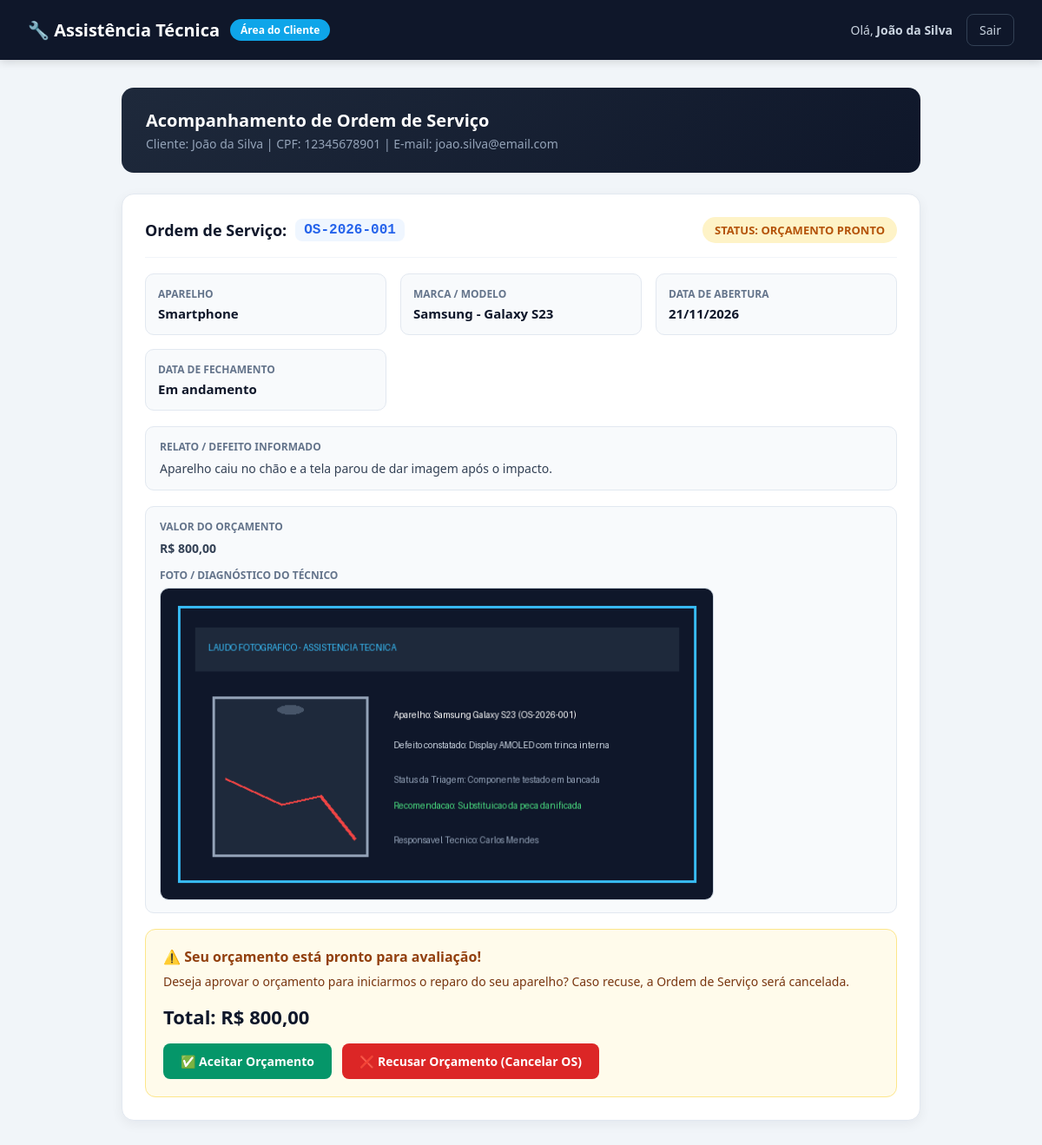
The page /cliente/ on the database its author committed.
### app/models.py (models this page shows, shortened)
class Cliente(models.Model):
    user = models.OneToOneField(User, on_delete= models.CASCADE, null= True, blank = True)
    nome = models.CharField(max_length=100)
    email = models.EmailField()
    telefone = models.CharField(max_length=15)
    endereco = models.CharField(max_length=200)
    cpf = models.CharField(max_length=11)
    senha_acesso = models.CharField(max_length=10, null=True, blank=True)

class OrdemServico(models.Model):
    STATUS_CHOICE = (
        ('AGUARDANDO TRIAGEM', 'Aguardando Triagem'),
        ('EM TRIAGEM', 'Em Triagem'),
        ('ORÇAMENTO PRONTO', 'Orçamento Pronto'),
        ('ORÇAMENTO ACEITO', 'Orçamento Aceito'),
        ('EM REPARO', 'Em Reparo'),
        ('TESTE', 'Teste'),
        ('PAGAMENTO FEITO', 'Pagamento Feito'),
        ('ENTREGUE', 'Entregue'),
        ('CANCELADO', 'Cancelado'),
    )
    def gerarNumeroOS():
        ano = datetime.date.today().year
        numero = OrdemServico.objects.filter(data_abertura__year=ano).count() + 1
        return f'OS-{ano}-{numero:03d}'
    numero_os = models.CharField(max_length=13, default=gerarNumeroOS)
    cliente = models.ForeignKey(Cliente, on_delete=models.CASCADE)
    aparelho = models.ForeignKey(Aparelho, on_delete=models.CASCADE)
    data_abertura = models.DateField()
    data_fechamento = models.DateField(null=True, blank=True)
    relato_cliente = models.TextField()
    Valor = models.ForeignKey(Orcamento, on_delete= models.CASCADE, null=True, blank=True)
    status = models.CharField(
        max_length=20,
        choices=STATUS_CHOICE,
        default = 'AGUARDANDO TRIAGEM'
    )

class Aparelho(models.Model):
    nome = models.CharField(max_length=100)
    marca = models.CharField(max_length=100)
    modelo = models.CharField(max_length=100)
    cliente = models.ForeignKey(Cliente, on_delete=models.CASCADE)
    descricao = models.TextField()

class Orcamento(models.Model):
    QtdeS = models.ForeignKey(itemServico, on_delete=models.CASCADE, related_name='orcamentos_qtdes')
    Val_unitarioS = models.ForeignKey(itemServico, on_delete= models.CASCADE, related_name='orcamentos_vals')
    QtdeP = models.ForeignKey(itemPeca, on_delete= models.CASCADE, related_name='orcamentos_qtdep')
    Val_unitarioP = models.ForeignKey(itemPeca, on_delete= models.CASCADE, related_name='orcamentos_valp')
    Imagem = models.BinaryField(null=True, blank=True)
    def calcularpreco(self=None):
        if self is None:
            return 0.0
        return self.QtdeS.QtdeS * self.Val_unitarioS.Val_unitarioS + self.QtdeP.QtdeP * self.Val_unitarioP.Val_unitarioP
    Valor = models.FloatField(default=calcularpreco)
    @property
    def imagem_base64(self):
        if self.Imagem:
            return base64.b64encode(bytes(self.Imagem)).decode('utf-8')
        return None

### app/views.py (the view, shortened to what this page needs)
# urls.py: path('cliente/', views.painel_cliente, name = 'painel_cliente'),
def painel_cliente(request):
    mensagem = None
    cliente_obj = None
    if request.user.is_authenticated and hasattr(request.user, 'cliente'):
        cliente_obj = request.user.cliente
    else:
        cliente_obj = Cliente.objects.first()
    ordens = OrdemServico.objects.filter(cliente=cliente_obj).order_by('-id') if cliente_obj else []
    contexto = {
        'cliente': cliente_obj,
        'ordens': ordens,
        'mensagem': mensagem,
    }
    return render(request, 'painel_cliente.html', contexto)

### app/templates/painel_cliente.html (shortened to what this page needs)
<!DOCTYPE html>
<html lang="pt-br">
<head>
</head>
<body>
    <header>
        <div class="brand">
            <h1>🔧 Assistência Técnica</h1>
            <span class="badge-role">Área do Cliente</span>
        </div>
        <div class="user-actions">
            {% if cliente %}
                <span>Olá, <strong>{{ cliente.nome }}</strong></span>
            {% endif %}
            <a href="{% url 'login' %}">Sair</a>
        </div>
    </header>
    <div class="container">
        {% if cliente %}
            <div class="welcome-banner">
                <div>
                    <h2>Acompanhamento de Ordem de Serviço</h2>
                    <p>Cliente: {{ cliente.nome }} | CPF: {{ cliente.cpf }} | E-mail: {{ cliente.email }}</p>
                </div>
            </div>
        {% endif %}
        {% for os in ordens %}
            <div class="os-card">
                <div class="os-header">
                    <div class="os-number">
                        Ordem de Serviço: <span>{{ os.numero_os }}</span>
                    </div>
                    <span class="status-pill
                        {% if os.status == 'ORÇAMENTO PRONTO' %}status-orcamento
                        {% elif os.status == 'ORÇAMENTO ACEITO' or os.status == 'ENTREGUE' %}status-aceito
                        {% elif os.status == 'CANCELADO' %}status-cancelado{% endif %}">
                        Status: {{ os.status }}
                    </span>
                </div>
                <div class="os-details-grid">
                    <div class="detail-box">
                        <div class="label">Aparelho</div>
                        <div class="value">{{ os.aparelho.nome }}</div>
                    </div>
                    <div class="detail-box">
                        <div class="label">Marca / Modelo</div>
                        <div class="value">{{ os.aparelho.marca }} - {{ os.aparelho.modelo }}</div>
                    </div>
                    <div class="detail-box">
                        <div class="label">Data de Abertura</div>
                        <div class="value">{{ os.data_abertura|date:"d/m/Y" }}</div>
                    </div>
                    <div class="detail-box">
                        <div class="label">Data de Fechamento</div>
                        <div class="value">
                            {% if os.data_fechamento %}
                                {{ os.data_fechamento|date:"d/m/Y" }}
                            {% else %}
                                Em andamento
                            {% endif %}
                        </div>
                    </div>
                </div>
                <div class="relato-box">
                    <div class="label">Relato / Defeito Informado</div>
                    <p>{{ os.relato_cliente }}</p>
                </div>
                {% if os.Valor %}
                    <div class="relato-box">
                        <div class="label">Valor do Orçamento</div>
                        <p><strong>R$ {{ os.Valor.Valor|floatformat:2 }}</strong></p>
                        {% if os.Valor.imagem_base64 %}
                            <div style="margin-top: 12px;">
                                <div class="label">Foto / Diagnóstico do Técnico</div>
                                <img
                                    alt="Foto do Orçamento - {{ os.numero_os }}"
                                    style="max-width: 100%; max-height: 360px; border-radius: 10px; border: 1px solid #cbd5e1; margin-top: 6px; display: block;"
                                >
                            </div>
                        {% endif %}
                    </div>
                {% endif %}
                {% if os.status == 'ORÇAMENTO PRONTO' %}
                    <div class="orcamento-box">
                        <h3>⚠️ Seu orçamento está pronto para avaliação!</h3>
                        <p>Deseja aprovar o orçamento para iniciarmos o reparo do seu aparelho? Caso recuse, a Ordem de Serviço será cancelada.</p>
                        {% if os.Valor %}
                            <div class="orcamento-price">
                                Total: R$ {{ os.Valor.Valor|floatformat:2 }}
                            </div>
                        {% endif %}
                        <div class="orcamento-actions">
                            <form method="POST">
                                <button type="submit" class="btn-approve">✅ Aceitar Orçamento</button>
                            </form>
                            <form method="POST">
                                <button type="submit" class="btn-reject">❌ Recusar Orçamento (Cancelar OS)</button>
                            </form>
                        </div>
                    </div>
                {% endif %}
            </div>
        {% empty %}
            <div class="empty-state">
                <h3>Nenhuma Ordem de Serviço encontrada para esta conta.</h3>
                <p>Verifique com o atendente se sua OS já foi registrada no sistema.</p>
            </div>
        {% endfor %}
    </div>
</body>
</html>

### app/templates/painel_cliente.html (style rules this page uses)
* { box-sizing: border-box; margin: 0; padding: 0; font-family: 'Segoe UI', Tahoma, Geneva, Verdana, sans-serif; }
body { background-color: #f1f5f9; color: #1e293b; min-height: 100vh; }
header { background-color: #0f172a; color: #ffffff; padding: 16px 32px; display: flex; align-items: center; justify-content: space-between; box-shadow: 0 2px 10px rgba(0, 0, 0, 0.15); }
header .brand { display: flex; align-items: center; gap: 12px; }
header h1 { font-size: 20px; font-weight: 700; }
header .badge-role { background-color: #0ea5e9; color: #ffffff; padding: 4px 12px; border-radius: 999px; font-size: 12px; font-weight: 600; }
header .user-actions { display: flex; align-items: center; gap: 16px; }
header .user-actions span { font-size: 14px; color: #cbd5e1; }
header .user-actions a { color: #cbd5e1; text-decoration: none; font-size: 14px; padding: 8px 14px; border: 1px solid #334155; border-radius: 8px; transition: all 0.2s; }
.container { max-width: 960px; margin: 32px auto; padding: 0 20px; }
.welcome-banner { background: linear-gradient(135deg, #1e293b 0%, #0f172a 100%); color: #ffffff; padding: 24px 28px; border-radius: 14px; margin-bottom: 24px; display: flex; justify-content: space-between; align-items: center; flex-wrap: wrap; gap: 16px; }
.welcome-banner h2 { font-size: 20px; margin-bottom: 4px; }
.welcome-banner p { font-size: 14px; color: #94a3b8; }
.os-card { background-color: #ffffff; border-radius: 14px; padding: 26px; box-shadow: 0 4px 14px rgba(15, 23, 42, 0.06); border: 1px solid #e2e8f0; margin-bottom: 22px; }
.os-header { display: flex; justify-content: space-between; align-items: center; padding-bottom: 16px; border-bottom: 1px solid #f1f5f9; margin-bottom: 18px; flex-wrap: wrap; gap: 12px; }
.os-number { font-size: 18px; font-weight: 700; color: #0f172a; display: flex; align-items: center; gap: 10px; }
.os-number span { background-color: #eff6ff; color: #2563eb; font-family: monospace; padding: 4px 10px; border-radius: 8px; font-size: 16px; }
.status-pill { padding: 6px 14px; border-radius: 999px; font-size: 13px; font-weight: 700; text-transform: uppercase; background-color: #e0f2fe; color: #0369a1; }
.status-orcamento { background-color: #fef3c7; color: #b45309; }
.os-details-grid { display: grid; grid-template-columns: repeat(auto-fit, minmax(220px, 1fr)); gap: 16px; margin-bottom: 18px; }
.detail-box { background-color: #f8fafc; padding: 14px; border-radius: 10px; border: 1px solid #e2e8f0; }
.detail-box .label { font-size: 12px; font-weight: 600; color: #64748b; text-transform: uppercase; margin-bottom: 4px; }
.detail-box .value { font-size: 15px; font-weight: 600; color: #0f172a; }
.relato-box { background-color: #f8fafc; padding: 14px 16px; border-radius: 10px; border: 1px solid #e2e8f0; margin-bottom: 18px; }
.relato-box .label { font-size: 12px; font-weight: 600; color: #64748b; text-transform: uppercase; margin-bottom: 6px; }
.relato-box p { font-size: 14px; color: #334155; line-height: 1.5; }
.orcamento-box { background-color: #fffbeb; border: 1.5px solid #fde68a; border-radius: 12px; padding: 20px; margin-top: 16px; }
.orcamento-box h3 { font-size: 16px; color: #92400e; margin-bottom: 8px; }
.orcamento-box p { font-size: 14px; color: #78350f; margin-bottom: 16px; }
.orcamento-price { font-size: 22px; font-weight: 800; color: #0f172a; margin-bottom: 16px; }
.orcamento-actions { display: flex; gap: 12px; flex-wrap: wrap; }
.btn-approve { padding: 11px 20px; background-color: #059669; color: #ffffff; border: none; border-radius: 8px; font-size: 14px; font-weight: 600; cursor: pointer; transition: background-color 0.2s; }
.btn-reject { padding: 11px 20px; background-color: #dc2626; color: #ffffff; border: none; border-radius: 8px; font-size: 14px; font-weight: 600; cursor: pointer; transition: background-color 0.2s; }

### rows shown on the page
Cliente: nome "João da Silva", cpf "12345678901", email "joao.silva@email.com"
OrdemServico: numero_os "OS-2026-001", status "ORÇAMENTO PRONTO", aparelho.nome "Smartphone", aparelho.marca "Samsung", aparelho.modelo "Galaxy S23", data_abertura "21/11/2026", shows "Em andamento", relato_cliente "Aparelho caiu no chão e a tela parou de dar imagem após o impacto.", Valor.Valor "800,00"
